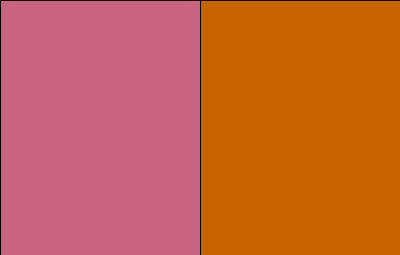
Frame 1 (no input)
Frame 60 (the mouse pressed at the canvas centre just before this capture): identical to frame 1, image omitted
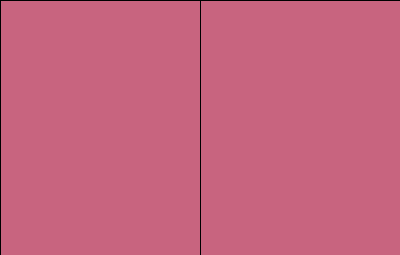
Frame 120 (the mouse held since frame 60 and released just before this capture)

The Processing sketch that drew these frames (run headless with seeded random() and noise(); from frame 60 on, the mouse is pressed at the canvas centre):

// Processing sketch: RGBtoLABtest
// ── RGBtoLABtest.pde
/* Places two rectangles side by side, one with a fixed RGB color and the other with
   a variable RGB color; outputs to the console the LAB distance between the colors.
   
   According to 
   https://www.colourphil.co.uk/lab_lch_colour_space.shtml
   the untrained human eye can detect color difference when the LAB score is 4.0 and up.

   RGB to LAB converstion is based on a stackoverflow post: 
   https://stackoverflow.com/questions/4593469/java-how-to-convert-rgb-color-to-cie-lab

   The conversion checks out with the conversion at:
   http://colormine.org/convert/rgb-to-lab */

void setup() {
  size(400, 255);
}

void draw() {
  /* Put two colors side by side in the window, with the second color's blue value
     sensitive to the vertical mouse location: */
     
  color c1 = color(200, 100, 127);      // a fixed color
  color c2 = color(200, 100, mouseY);   // a color that varies by blue
  
  // Make the rectangles:
  fill(c1);
  rect(0, 0, width/2, height);
  
  fill(c2);
  rect(width/2, 0, width/2, height);
  
  // Output the LAB distance to the console:
  println(distLAB(rgbToLab((int) red(c1), (int) green(c1), (int) blue(c1)),
                  rgbToLab((int) red(c2), (int) green(c2), (int) blue(c2))));
}

float[] rgbToLab(int R, int G, int B) {
  /* Converts an RGB triple to a LAB triple. */

    float r, g, b, X, Y, Z, xr, yr, zr;

    // D65/2° (Dave is not sure what this comment means..)
    float Xr = 95.047;  
    float Yr = 100.0;
    float Zr = 108.883;


    // --------- RGB to XYZ ---------//

    r = R/255.0;
    g = G/255.0;
    b = B/255.0;

    if (r > 0.04045)
        r = pow((r+0.055)/1.055,2.4);
    else
        r = r/12.92;

    if (g > 0.04045)
        g = pow((g+0.055)/1.055,2.4);
    else
        g = g/12.92;

    if (b > 0.04045)
        b = pow((b+0.055)/1.055,2.4);
    else
        b = b/12.92 ;

    r*=100;
    g*=100;
    b*=100;

    X =  0.4124*r + 0.3576*g + 0.1805*b;
    Y =  0.2126*r + 0.7152*g + 0.0722*b;
    Z =  0.0193*r + 0.1192*g + 0.9505*b;


    // --------- XYZ to Lab --------- //

    xr = X/Xr;
    yr = Y/Yr;
    zr = Z/Zr;

    if ( xr > 0.008856 )
        xr = pow(xr, 1/3.);
    else
        xr = ((7.787 * xr) + 16 / 116.0);

    if ( yr > 0.008856 )
        yr = pow(yr, 1/3.);
    else
        yr = ((7.787 * yr) + 16 / 116.0);

    if ( zr > 0.008856 )
        zr = pow(zr, 1/3.);
    else
        zr = ((7.787 * zr) + 16 / 116.0);


    float[] lab = new float[3];

    lab[0] = (116*yr)-16;
    lab[1] = 500*(xr-yr); 
    lab[2] = 200*(yr-zr); 

    return lab;
} 

float distLAB(float[] colorOne, float[] colorTwo) {
  /* Return the LAB distance between colorOne and colorTwo (both in RGB): */
  
  float d = sqrt(pow(colorOne[0] - colorTwo[0], 2) +
                 pow(colorOne[1] - colorTwo[1], 2) +
                 pow(colorOne[2] - colorTwo[2], 2));
                 
  return d;
}
